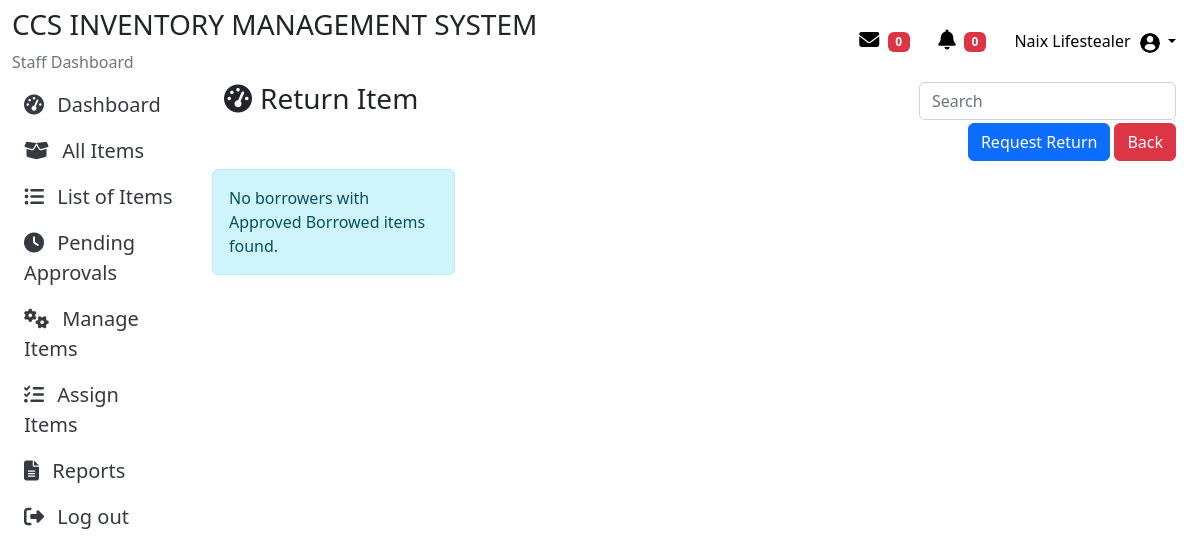
The app's page /DashboardCCSStaff/ccsstaffReturnListofBorrowers.php (signed in), older data.
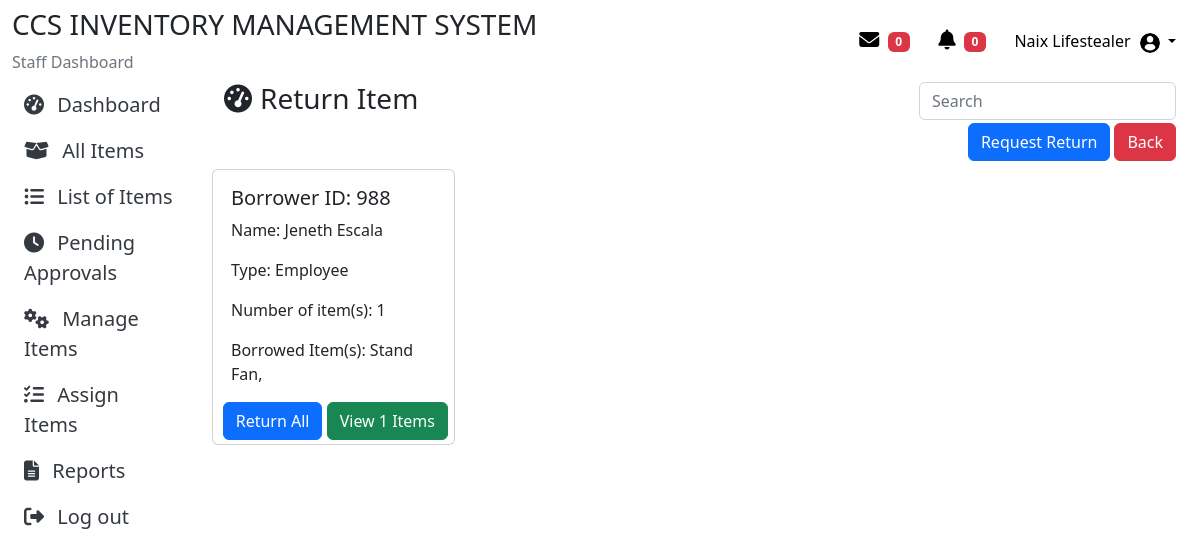
The same page, newer data.
### tables this page shows
CREATE TABLE `tblusers` (
  `id` int(11) NOT NULL,
  `addedbyid` int(11) NOT NULL,
  `usertype` varchar(50) NOT NULL,
  `fname` varchar(50) NOT NULL,
  `lname` varchar(50) NOT NULL,
  `password` varchar(50) NOT NULL,
  `online_status` enum('online','offline') DEFAULT 'offline',
  `status` varchar(20) NOT NULL,
  `email` varchar(50) NOT NULL,
  `gender` varchar(50) NOT NULL,
  `department` varchar(50) NOT NULL,
  `approveby` varchar(50) DEFAULT NULL,
  `datetimeregister` datetime DEFAULT NULL,
  `datetimeapprove` datetime DEFAULT NULL
);

CREATE TABLE `tblborrowingreports` (
  `id` int(11) NOT NULL,
  `itemid` int(11) NOT NULL,
  `approvebyid` int(11) NOT NULL,
  `approvereservebyid` int(11) DEFAULT NULL,
  `rejectedbyid` int(11) DEFAULT NULL,
  `approvereturnbyid` int(11) DEFAULT NULL,
  `borrowerid` int(11) NOT NULL,
  `itemreqstatus` varchar(20) NOT NULL,
  `datetimereqborrow` datetime DEFAULT NULL,
  `datetimereqreservation` datetime DEFAULT NULL,
  `datimeapproved` datetime DEFAULT NULL,
  `datetimereserve` datetime DEFAULT NULL,
  `updatereservation` datetime DEFAULT NULL,
  `datetimeapprovereserved` datetime DEFAULT NULL,
  `datimerejected` datetime DEFAULT NULL,
  `datetimecanceled` datetime DEFAULT NULL,
  `datetimereturn` datetime DEFAULT NULL,
  `datetimereqreturn` datetime DEFAULT NULL,
  `returnremarks` varchar(100) DEFAULT NULL,
  `returncode` varchar(10) NOT NULL,
  `returnitemcondition` varchar(50) DEFAULT NULL,
  `reservelocation` varchar(100) DEFAULT NULL,
  `reservepurpose` varchar(100) DEFAULT NULL
);

CREATE TABLE `tblitembrand` (
  `id` int(11) NOT NULL,
  `staffid` int(11) NOT NULL,
  `staffname` varchar(50) NOT NULL,
  `itembrand` varchar(50) NOT NULL,
  `categoryname` varchar(50) NOT NULL,
  `subcategoryname` varchar(50) NOT NULL,
  `borrowable` varchar(50) NOT NULL,
  `remarks` varchar(50) NOT NULL,
  `modelno` varchar(50) NOT NULL,
  `serialno` varchar(50) NOT NULL,
  `unitcost` decimal(10,0) NOT NULL,
  `status` varchar(50) NOT NULL,
  `itemcondition` varchar(50) NOT NULL,
  `datetimeadded` datetime NOT NULL,
  `assignfor` varchar(50) DEFAULT NULL,
  `datepurchased` date NOT NULL
);

### DashboardCCSStaff/ccsreturnlistofborrowers.php (the view, shortened to what the changed rows need)
<?php
include 'ccsfunctions.php';
$queryBorrowers = "SELECT DISTINCT borrowerid FROM tblborrowingreports WHERE itemreqstatus = 'Approved' OR itemreqstatus = 'Request Return'";
$resultBorrowers = mysqli_query($con, $queryBorrowers);
echo '<div class="ccs-main-container">';
echo '<div class="container">';
echo '<div class="row">';
echo '<div class="row row-cols-1 row-cols-md-1 row-cols-lg-4 g-1">';
if ($resultBorrowers && mysqli_num_rows($resultBorrowers) > 0) {
    while ($rowBorrower = mysqli_fetch_assoc($resultBorrowers)) {
        $borrowerId = $rowBorrower['borrowerid'];
        $queryItemCount = "SELECT COUNT(itemid) AS itemCount FROM tblborrowingreports WHERE borrowerid = ? AND itemreqstatus = 'Approved' OR itemreqstatus = 'Request Return'";
        $stmtItemCount = mysqli_prepare($con, $queryItemCount);
        if ($stmtItemCount) {
            mysqli_stmt_bind_param($stmtItemCount, "i", $borrowerId);
            if (mysqli_stmt_execute($stmtItemCount)) {
                $resultItemCount = mysqli_stmt_get_result($stmtItemCount);
                $rowItemCount = mysqli_fetch_assoc($resultItemCount);
                $queryBorrowerDetails = "SELECT * FROM tblusers WHERE id = ?";
                $stmtBorrowerDetails = mysqli_prepare($con, $queryBorrowerDetails);
                if ($stmtBorrowerDetails) {
                    mysqli_stmt_bind_param($stmtBorrowerDetails, "i", $borrowerId);
                    if (mysqli_stmt_execute($stmtBorrowerDetails)) {
                        $resultBorrowerDetails = mysqli_stmt_get_result($stmtBorrowerDetails);
                        if ($resultBorrowerDetails && mysqli_num_rows($resultBorrowerDetails) > 0) {
                            $borrowerDetails = mysqli_fetch_assoc($resultBorrowerDetails);
?>
                        <div class="card me-2">
                            <div class="card-body">
                                <h5 class="card-title">Borrower ID: <?php echo $borrowerDetails['id']; ?></h5>
                                <p class="card-text">Name: <?php echo $borrowerDetails['fname'] . ' ' . $borrowerDetails['lname']; ?></p>
                                <p class="card-text">Type: <?php echo $borrowerDetails['usertype']; ?></p>
                                <p class="card-text">Number of item(s): <?php echo $rowItemCount['itemCount']; ?></p>
                                <?php
                                $queryPendingItems = "SELECT br.itemid, ib.subcategoryname
                                                    FROM tblborrowingreports br
                                                    INNER JOIN tblitembrand ib ON br.itemid = ib.id
                                                    WHERE br.borrowerid = ? AND br.itemreqstatus = 'Approved'";
                                $stmtPendingItems = mysqli_prepare($con, $queryPendingItems);
                                if ($stmtPendingItems) {
                                    mysqli_stmt_bind_param($stmtPendingItems, "i", $borrowerId);
                                    if (mysqli_stmt_execute($stmtPendingItems)) {
                                        $resultPendingItems = mysqli_stmt_get_result($stmtPendingItems);
                                        if ($resultPendingItems && mysqli_num_rows($resultPendingItems) > 0) {
                                            $itemCounts = array();
                                            while ($rowPendingItem = mysqli_fetch_assoc($resultPendingItems)) {
                                                $subcategory = $rowPendingItem['subcategoryname'];
                                                if (isset($itemCounts[$subcategory])) {
                                                    $itemCounts[$subcategory]++;
                                                } else {
                                                    $itemCounts[$subcategory] = 1;
                                                }
                                            }
                                            echo '<p class="card-text">Borrowed Item(s): ';
                                            foreach ($itemCounts as $subcategory => $count) {
                                                echo $subcategory;
                                                echo ', ';
                                            }
                                            echo '</p>';
                                        } else {
                                            echo '<p class="card-text">No items with pending status.</p>';
                                        }
                                    } else {
                                        die('Statement execution failed: ' . mysqli_stmt_error($stmtPendingItems));
                                    }
                                } else {
                                    die('Statement preparation failed: ' . mysqli_error($con));
                                }
                                ?>
                            </div>
                            <div class='text-end me-1'>
                            <a href='ccsstaffReturnAll.php?borrower_id=<?php echo $borrowerDetails['id']; ?>' class='btn btn-primary mb-1'>Return All</a>
                                <a href='#' class='btn btn-success mb-1'>View <?php echo $rowItemCount['itemCount']; ?> Items</a>
                            </div>
                        </div>
                            <?php
                        } else {
                            echo "<p class='alert alert-warning'>No details found for borrower ID: {$borrowerId}</p>";
                        }
                    } else {
                        die('Statement execution failed: ' . mysqli_stmt_error($stmtBorrowerDetails));
                    }
                } else {
                    die('Statement preparation failed: ' . mysqli_error($con));
                }
            } else {
                die('Statement execution failed: ' . mysqli_stmt_error($stmtItemCount));
            }
        } else {
            die('Statement preparation failed: ' . mysqli_error($con));
        }
    }
} else {
    echo '<p class="alert alert-info">No borrowers with Approved Borrowed items found.</p>';
}
echo '</div>';
echo '</div>';
echo '</div>';
?>

Row changes from the older to the newer data that the page shows:
now on this page (row edited): tblusers: id "988", fname "Jeneth", lname "Escala", usertype "Employee"
added tblborrowingreports: tblitembrand.subcategoryname "Stand Fan"
Text that changed along with them:
new list line: "Borrower ID: Name: Type: Number of item(s): 1 Borrowed Item(s): Return All View 1 Items"
text no longer shown: "No borrowers with Approved Borrowed items found."
